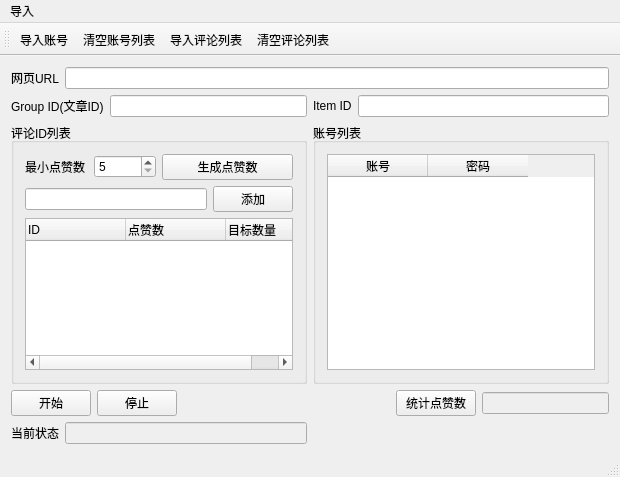
<?xml version="1.0" encoding="UTF-8"?>
<ui version="4.0">
 <class>autobots_toutiaoClass</class>
 <widget class="QMainWindow" name="autobots_toutiaoClass">
  <property name="geometry">
   <rect>
    <x>0</x>
    <y>0</y>
    <width>620</width>
    <height>477</height>
   </rect>
  </property>
  <property name="windowTitle">
   <string>今日头条点赞</string>
  </property>
  <widget class="QWidget" name="centralWidget">
   <layout class="QGridLayout" name="gridLayout_3">
    <item row="0" column="0" colspan="2">
     <layout class="QHBoxLayout" name="horizontalLayout_2">
      <item>
       <widget class="QLabel" name="label_3">
        <property name="text">
         <string>网页URL</string>
        </property>
       </widget>
      </item>
      <item>
       <widget class="QLineEdit" name="lineEdit_url">
        <property name="enabled">
         <bool>true</bool>
        </property>
       </widget>
      </item>
     </layout>
    </item>
    <item row="1" column="0">
     <layout class="QHBoxLayout" name="horizontalLayout_3">
      <item>
       <widget class="QLabel" name="label_2">
        <property name="text">
         <string>Group ID(文章ID)</string>
        </property>
       </widget>
      </item>
      <item>
       <widget class="QLineEdit" name="lineEdit_page_id">
        <property name="enabled">
         <bool>true</bool>
        </property>
       </widget>
      </item>
     </layout>
    </item>
    <item row="1" column="1">
     <layout class="QHBoxLayout" name="horizontalLayout_4">
      <item>
       <widget class="QLabel" name="label_4">
        <property name="text">
         <string>Item ID</string>
        </property>
       </widget>
      </item>
      <item>
       <widget class="QLineEdit" name="lineEdit_item_id">
        <property name="enabled">
         <bool>true</bool>
        </property>
       </widget>
      </item>
     </layout>
    </item>
    <item row="2" column="0" colspan="2">
     <layout class="QHBoxLayout" name="horizontalLayout_6">
      <item>
       <widget class="QGroupBox" name="groupBox">
        <property name="sizePolicy">
         <sizepolicy hsizetype="Preferred" vsizetype="Preferred">
          <horstretch>5</horstretch>
          <verstretch>0</verstretch>
         </sizepolicy>
        </property>
        <property name="title">
         <string>评论ID列表</string>
        </property>
        <layout class="QGridLayout" name="gridLayout">
         <item row="0" column="0">
          <layout class="QHBoxLayout" name="horizontalLayout_8">
           <item>
            <widget class="QLabel" name="label">
             <property name="text">
              <string>最小点赞数</string>
             </property>
            </widget>
           </item>
           <item>
            <widget class="QSpinBox" name="spinBox_min_count">
             <property name="minimum">
              <number>5</number>
             </property>
             <property name="maximum">
              <number>3000</number>
             </property>
             <property name="singleStep">
              <number>10</number>
             </property>
            </widget>
           </item>
          </layout>
         </item>
         <item row="1" column="0" colspan="2">
          <layout class="QHBoxLayout" name="horizontalLayout_7">
           <item>
            <widget class="QLineEdit" name="lineEdit_comment_id"/>
           </item>
           <item>
            <widget class="QPushButton" name="pushButton_add_comment_id">
             <property name="text">
              <string>添加</string>
             </property>
            </widget>
           </item>
          </layout>
         </item>
         <item row="2" column="0" colspan="2">
          <widget class="QTreeWidget" name="treeWidget_comment_id">
           <property name="sizePolicy">
            <sizepolicy hsizetype="Expanding" vsizetype="Expanding">
             <horstretch>2</horstretch>
             <verstretch>0</verstretch>
            </sizepolicy>
           </property>
           <column>
            <property name="text">
             <string>ID</string>
            </property>
           </column>
           <column>
            <property name="text">
             <string>点赞数</string>
            </property>
           </column>
           <column>
            <property name="text">
             <string>目标数量</string>
            </property>
           </column>
          </widget>
         </item>
         <item row="0" column="1">
          <widget class="QPushButton" name="pushButton_compute_num">
           <property name="text">
            <string>生成点赞数</string>
           </property>
          </widget>
         </item>
        </layout>
       </widget>
      </item>
      <item>
       <widget class="QGroupBox" name="groupBox_2">
        <property name="sizePolicy">
         <sizepolicy hsizetype="Preferred" vsizetype="Preferred">
          <horstretch>5</horstretch>
          <verstretch>0</verstretch>
         </sizepolicy>
        </property>
        <property name="title">
         <string>账号列表</string>
        </property>
        <layout class="QGridLayout" name="gridLayout_2">
         <item row="0" column="0">
          <widget class="QTableWidget" name="tableWidget_account_id">
           <column>
            <property name="text">
             <string>账号</string>
            </property>
           </column>
           <column>
            <property name="text">
             <string>密码</string>
            </property>
           </column>
          </widget>
         </item>
        </layout>
       </widget>
      </item>
     </layout>
    </item>
    <item row="3" column="0" colspan="2">
     <layout class="QHBoxLayout" name="horizontalLayout_10">
      <item>
       <layout class="QHBoxLayout" name="horizontalLayout_5">
        <item>
         <widget class="QPushButton" name="pushButton_start">
          <property name="text">
           <string>开始</string>
          </property>
         </widget>
        </item>
        <item>
         <widget class="QPushButton" name="pushButton_pause">
          <property name="text">
           <string>停止</string>
          </property>
         </widget>
        </item>
       </layout>
      </item>
      <item>
       <spacer name="horizontalSpacer">
        <property name="orientation">
         <enum>Qt::Horizontal</enum>
        </property>
        <property name="sizeHint" stdset="0">
         <size>
          <width>40</width>
          <height>20</height>
         </size>
        </property>
       </spacer>
      </item>
      <item>
       <layout class="QHBoxLayout" name="horizontalLayout_9">
        <item>
         <widget class="QPushButton" name="pushButton_count">
          <property name="text">
           <string>统计点赞数</string>
          </property>
         </widget>
        </item>
        <item>
         <widget class="QLineEdit" name="lineEdit_countall">
          <property name="enabled">
           <bool>false</bool>
          </property>
         </widget>
        </item>
       </layout>
      </item>
     </layout>
    </item>
    <item row="4" column="0">
     <layout class="QHBoxLayout" name="horizontalLayout">
      <item>
       <widget class="QLabel" name="label_1">
        <property name="text">
         <string>当前状态</string>
        </property>
       </widget>
      </item>
      <item>
       <widget class="QLineEdit" name="lineEdit_msg">
        <property name="enabled">
         <bool>false</bool>
        </property>
       </widget>
      </item>
     </layout>
    </item>
   </layout>
  </widget>
  <widget class="QMenuBar" name="menuBar">
   <property name="geometry">
    <rect>
     <x>0</x>
     <y>0</y>
     <width>620</width>
     <height>23</height>
    </rect>
   </property>
   <widget class="QMenu" name="menu">
    <property name="title">
     <string>导入</string>
    </property>
    <addaction name="action_from_txt"/>
    <addaction name="action_import_commentid"/>
   </widget>
   <addaction name="menu"/>
  </widget>
  <widget class="QToolBar" name="mainToolBar">
   <attribute name="toolBarArea">
    <enum>TopToolBarArea</enum>
   </attribute>
   <attribute name="toolBarBreak">
    <bool>false</bool>
   </attribute>
   <addaction name="action_from_txt"/>
   <addaction name="action_clear_accounts"/>
   <addaction name="action_import_commentid"/>
   <addaction name="action_clear_comments"/>
  </widget>
  <widget class="QStatusBar" name="statusBar"/>
  <action name="action_from_txt">
   <property name="text">
    <string>导入账号</string>
   </property>
   <property name="toolTip">
    <string>txt文本</string>
   </property>
  </action>
  <action name="action_import_commentid">
   <property name="text">
    <string>导入评论列表</string>
   </property>
  </action>
  <action name="action_clear_comments">
   <property name="text">
    <string>清空评论列表</string>
   </property>
  </action>
  <action name="action_clear_accounts">
   <property name="text">
    <string>清空账号列表</string>
   </property>
  </action>
 </widget>
 <layoutdefault spacing="6" margin="11"/>
 <resources>
  <include location="autobots_toutiao.qrc"/>
 </resources>
 <connections/>
</ui>
